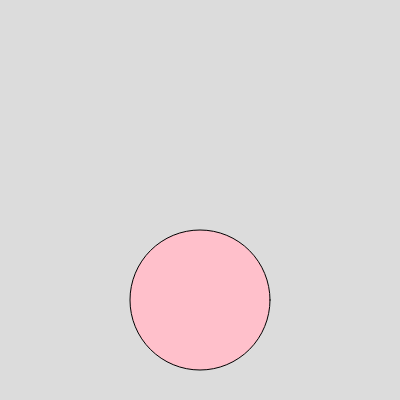
Frame 1 (no input)
Frame 60 (no input): identical to frame 1, image omitted
Frame 120 (the mouse pressed at the canvas centre since frame 60): identical to frame 1, image omitted

The p5.js sketch that drew this single still picture (run headless with seeded random() and noise() and a simulated clock; from frame 60 on, the mouse is pressed at the canvas centre):

// p5.js sketch
// ── sketch.js
//javascript object notation
var student = {
  name : "Hadia",
  class: 8,
  roll_no: 21,
  marks: [30,39,36,37]

};

function setup() {

  createCanvas(400, 400);
  console.log(student['class']);
  console.log(student.name);
console.log(student.marks[2]);
}
var ball={
  x:200,
  y:300,
  r:140,
  xspeed:0,
  yspeed:0,
  color:["green","pink","cyan"]
}

function draw() {
  background(220);

fill(ball.color[1]);
circle(ball.x,ball.y,ball.r)


}
